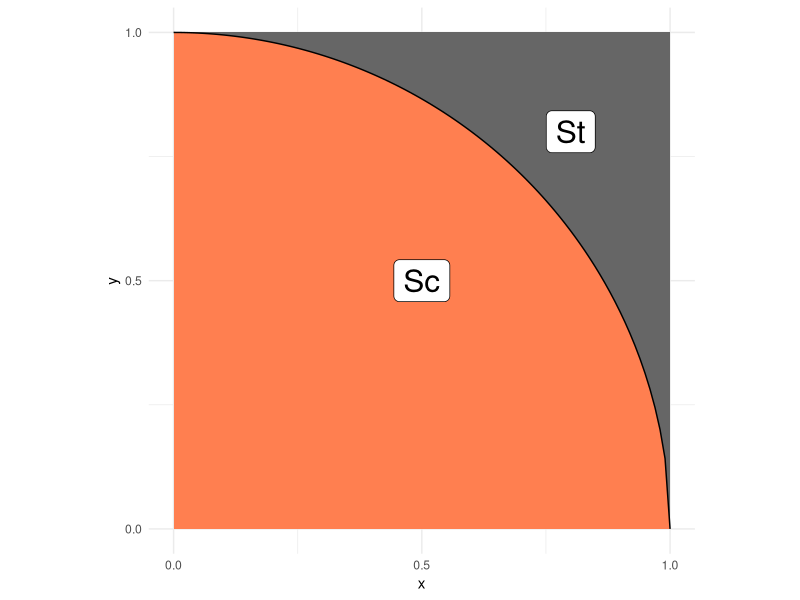
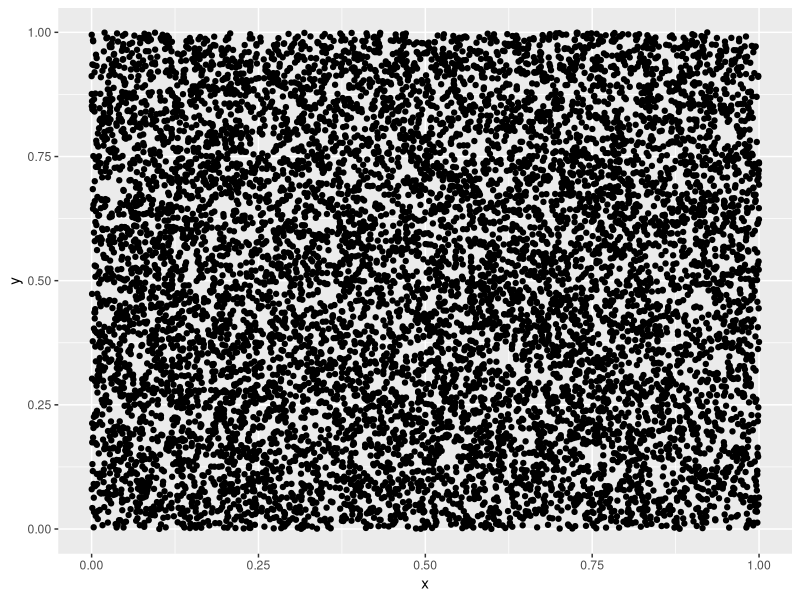

Recreate these plots in R, in order. (Note: this script raises an error after producing the figures.)
## ---- chunk 1
library(tidyverse)
## ---- chunk 2
## NOTE: No need to edit; this visual helps explain the pi estimation scheme
tibble(x = seq(0, 1, length.out = 100)) %>%
  mutate(y = sqrt(1 - x^2)) %>%

  ggplot(aes(x, y)) +
  annotate(
    "rect",
    xmin = 0, ymin = 0, xmax = 1, ymax = 1,
    fill = "grey40",
    size = 1
  ) +
  geom_ribbon(aes(ymin = 0, ymax = y), fill = "coral") +
  geom_line() +
  annotate(
    "label",
    x = 0.5, y = 0.5, label = "Sc",
    size = 8
  ) +
  annotate(
    "label",
    x = 0.8, y = 0.8, label = "St",
    size = 8
  ) +
  scale_x_continuous(breaks = c(0, 1/2, 1)) +
  scale_y_continuous(breaks = c(0, 1/2, 1)) +
  theme_minimal() +
  coord_fixed()
## ---- chunk 3
## TASK: Choose a sample size and generate samples
n <- 10000

#Generate Data
df_q1 <- tibble(
  x = runif(n, min = 0, max = 1), 
  y = runif(n, min = 0, max = 1)
)

df_q1

df_q1 %>% 
ggplot() +
  geom_point(aes(x, y))


df_q1 <- df_q1 %>%
  select(x, y) %>% 
  mutate(stat = (x^2 + y^2 <= 1)) %>% 
  summarize(mean = mean(stat)*4, sd = sd(stat)*4)

df_q1

## ---- chunk 4
set.seed(101)

q99 <- qnorm( 1 - (1 - 0.99) / 2 )

df_q1_sampled <- 
  map_dfr(
  c(10, 100, 1000, 1e4, 1e5, 1e6, 1e7, 1e8),
  function(n_samples) {
   tibble(
    x = runif(n_samples, min = 0, max = 1), 
    y = runif(n_samples, min = 0, max = 1)
  ) %>% 
  mutate(stat = (x^2 + y^2 <= 1)) %>% 
  summarize(
    count_total = n(), 
    mean = mean(stat)*4, 
    sd = sd(stat)*4
    ) %>% 
  mutate( 
    lo = mean - q99 * sd / sqrt(n_samples),
    hi = mean + q99 * sd / sqrt(n_samples)
    )
  }
)

df_q1_sampled
## ---- chunk 5
## TASK: Estimate pi using your data from q1
pi_est <- df_q1$mean
pi_est
## ---- chunk 6

q99 <- qnorm( 1 - (1 - 0.99) / 2 )

df_clt <- df_q1 %>% 
  mutate(
    se = sd / sqrt(n),
    lo = mean - q99 * se,
    hi = mean + q99 * se
  ) 
df_clt
## ---- chunk 7
## NOTE: No need to change this!
set.seed(101)


# Visualize
df_q1_sampled %>%
  ggplot(aes(count_total, mean)) +
   geom_hline(
    data = df_q1,
    mapping = aes(yintercept = mean),
    size = 0.1
  ) +
 
  geom_errorbar(aes(
    ymin = lo,
    ymax = hi,
    color = (lo <= pi) & (pi <= hi)
  )) +
  geom_point() +
  scale_x_log10() +
  scale_color_discrete(name = "Is pi within the confidence interval?") +
  theme(legend.position = "bottom") +
  labs(
    x = "Samples",
    y = "Mean",
    title = "Estimations of Pi"
  )
## ---- chunk 8
## NOTE: No need to change this!
set.seed(101)


# Visualize
tail(df_q1_sampled, 4) %>%
  ggplot(aes(count_total, mean)) +
   geom_hline(
    data = df_q1,
    mapping = aes(yintercept = pi),
    size = 0.1
  ) +
 
  geom_errorbar(aes(
    ymin = lo,
    ymax = hi,
    color = (lo <= pi) & (pi <= hi)
  )) +
  geom_point() +
  scale_x_log10() +
  scale_color_discrete(name = "Is pi within the confidence interval?") +
  theme(legend.position = "bottom") +
  labs(
    x = "Samples",
    y = "Mean",
    title = "Estimations of Pi"
  )
